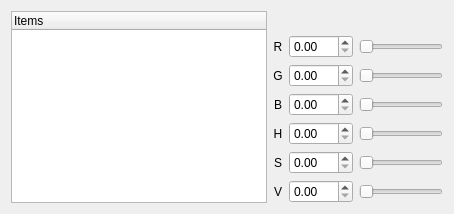
             <widget class="QWidget" name="AppearanceColorTab">
              <attribute name="title">
               <string>Colors</string>
              </attribute>
              <layout class="QGridLayout" name="gridLayout_2">
               <item row="0" column="0" rowspan="2">
                <widget class="QTreeWidget" name="colorTree">
                 <property name="selectionBehavior">
                  <enum>QAbstractItemView::SelectItems</enum>
                 </property>
                 <property name="rootIsDecorated">
                  <bool>true</bool>
                 </property>
                 <property name="allColumnsShowFocus">
                  <bool>true</bool>
                 </property>
                 <column>
                  <property name="text">
                   <string>Items</string>
                  </property>
                 </column>
                </widget>
               </item>
               <item row="0" column="2">
                <layout class="QVBoxLayout" name="verticalLayout_22">
                 <item>
                  <widget class="ColorSelectionButton" name="colorButton" native="true">
                   <property name="sizePolicy">
                    <sizepolicy hsizetype="Expanding" vsizetype="Expanding">
                     <horstretch>0</horstretch>
                     <verstretch>0</verstretch>
                    </sizepolicy>
                   </property>
                  </widget>
                 </item>
                </layout>
               </item>
               <item row="1" column="1" colspan="2">
                <layout class="QGridLayout" name="gridLayout_51">
                 <item row="0" column="1">
                  <widget class="LCDSpinBox" name="rval">
                   <property name="maximum">
                    <double>255.000000000000000</double>
                   </property>
                  </widget>
                 </item>
                 <item row="3" column="2">
                  <widget class="QSlider" name="hslider">
                   <property name="maximum">
                    <number>359</number>
                   </property>
                   <property name="orientation">
                    <enum>Qt::Horizontal</enum>
                   </property>
                  </widget>
                 </item>
                 <item row="2" column="0">
                  <widget class="QLabel" name="textLabel3_2">
                   <property name="text">
                    <string>B</string>
                   </property>
                   <property name="alignment">
                    <set>Qt::AlignCenter</set>
                   </property>
                   <property name="wordWrap">
                    <bool>false</bool>
                   </property>
                  </widget>
                 </item>
                 <item row="4" column="0">
                  <widget class="QLabel" name="textLabel5_2">
                   <property name="text">
                    <string>S</string>
                   </property>
                   <property name="alignment">
                    <set>Qt::AlignCenter</set>
                   </property>
                   <property name="wordWrap">
                    <bool>false</bool>
                   </property>
                  </widget>
                 </item>
                 <item row="3" column="0">
                  <widget class="QLabel" name="textLabel4_2">
                   <property name="text">
                    <string>H</string>
                   </property>
                   <property name="alignment">
                    <set>Qt::AlignCenter</set>
                   </property>
                   <property name="wordWrap">
                    <bool>false</bool>
                   </property>
                  </widget>
                 </item>
                 <item row="2" column="1">
                  <widget class="LCDSpinBox" name="bval">
                   <property name="maximum">
                    <double>255.000000000000000</double>
                   </property>
                  </widget>
                 </item>
                 <item row="5" column="2">
                  <widget class="QSlider" name="vslider">
                   <property name="maximum">
                    <number>255</number>
                   </property>
                   <property name="orientation">
                    <enum>Qt::Horizontal</enum>
                   </property>
                  </widget>
                 </item>
                 <item row="5" column="0">
                  <widget class="QLabel" name="textLabel6_2">
                   <property name="text">
                    <string>V</string>
                   </property>
                   <property name="alignment">
                    <set>Qt::AlignCenter</set>
                   </property>
                   <property name="wordWrap">
                    <bool>false</bool>
                   </property>
                  </widget>
                 </item>
                 <item row="1" column="0">
                  <widget class="QLabel" name="textLabel2_2">
                   <property name="text">
                    <string>G</string>
                   </property>
                   <property name="alignment">
                    <set>Qt::AlignCenter</set>
                   </property>
                   <property name="wordWrap">
                    <bool>false</bool>
                   </property>
                  </widget>
                 </item>
                 <item row="4" column="1">
                  <widget class="LCDSpinBox" name="sval">
                   <property name="maximum">
                    <double>255.000000000000000</double>
                   </property>
                  </widget>
                 </item>
                 <item row="1" column="2">
                  <widget class="QSlider" name="gslider">
                   <property name="maximum">
                    <number>255</number>
                   </property>
                   <property name="orientation">
                    <enum>Qt::Horizontal</enum>
                   </property>
                  </widget>
                 </item>
                 <item row="4" column="2">
                  <widget class="QSlider" name="sslider">
                   <property name="maximum">
                    <number>255</number>
                   </property>
                   <property name="orientation">
                    <enum>Qt::Horizontal</enum>
                   </property>
                  </widget>
                 </item>
                 <item row="2" column="2">
                  <widget class="QSlider" name="bslider">
                   <property name="maximum">
                    <number>255</number>
                   </property>
                   <property name="orientation">
                    <enum>Qt::Horizontal</enum>
                   </property>
                  </widget>
                 </item>
                 <item row="1" column="1">
                  <widget class="LCDSpinBox" name="gval">
                   <property name="maximum">
                    <double>255.000000000000000</double>
                   </property>
                  </widget>
                 </item>
                 <item row="0" column="2">
                  <widget class="QSlider" name="rslider">
                   <property name="sizePolicy">
                    <sizepolicy hsizetype="Expanding" vsizetype="Fixed">
                     <horstretch>0</horstretch>
                     <verstretch>0</verstretch>
                    </sizepolicy>
                   </property>
                   <property name="minimum">
                    <number>0</number>
                   </property>
                   <property name="maximum">
                    <number>255</number>
                   </property>
                   <property name="tracking">
                    <bool>true</bool>
                   </property>
                   <property name="orientation">
                    <enum>Qt::Horizontal</enum>
                   </property>
                   <property name="tickPosition">
                    <enum>QSlider::NoTicks</enum>
                   </property>
                  </widget>
                 </item>
                 <item row="5" column="1">
                  <widget class="LCDSpinBox" name="vval">
                   <property name="maximum">
                    <double>255.000000000000000</double>
                   </property>
                  </widget>
                 </item>
                 <item row="3" column="1">
                  <widget class="LCDSpinBox" name="hval">
                   <property name="maximum">
                    <double>359.000000000000000</double>
                   </property>
                  </widget>
                 </item>
                 <item row="0" column="0">
                  <widget class="QLabel" name="textLabel1">
                   <property name="text">
                    <string>R</string>
                   </property>
                   <property name="alignment">
                    <set>Qt::AlignCenter</set>
                   </property>
                   <property name="wordWrap">
                    <bool>false</bool>
                   </property>
                  </widget>
                 </item>
                </layout>
               </item>
              </layout>
             </widget>
